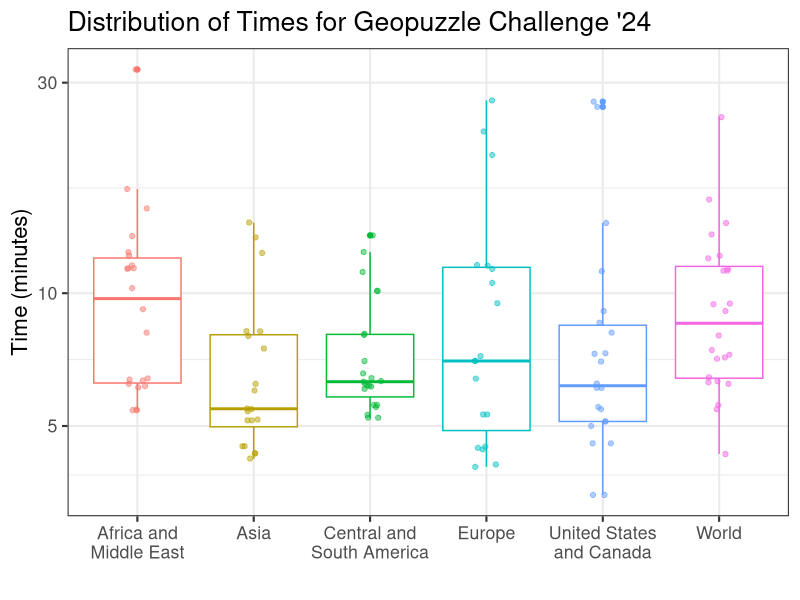
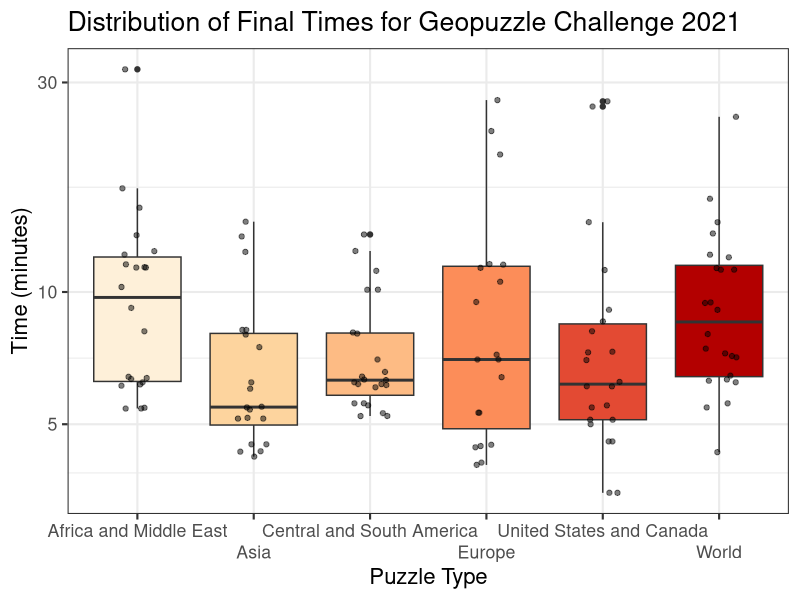

Write the R code that produced these figures, in order.
library(ggplot2)
library(RColorBrewer)
library(tidyverse)

time_data <- read.csv("times24.csv")

theme_set(theme_bw(base_size = 16))

times <- time_data %>%
  ggplot(aes(x=Puzzle, y=Time, color=Puzzle)) +
  geom_boxplot()+
  geom_jitter(width=0.1, alpha=0.5)+
  scale_y_log10()+
  theme(plot.title = element_text (hjust = 0.0)) +
  labs(title = "Distribution of Times for Geopuzzle Challenge '24",
       x="", 
       y = "Time (minutes)") +
  scale_x_discrete(labels = function(x) str_wrap(x, width = 15)) + # wrapping x-axis labels
  #scale_x_discrete(guide = guide_axis(n.dodge=2))+
  theme(legend.position="none")

times

# Other type of Box Plot with color
time_data %>%
  ggplot(aes(x=Puzzle, y=Time, fill=Puzzle)) +
  geom_boxplot()+
  geom_jitter(width=0.15, alpha=0.5)+
  scale_y_log10()+
  labs(title = "Distribution of Final Times for Geopuzzle Challenge 2021", 
       x="Puzzle Type", 
       y = "Time (minutes)") +
  theme(legend.position="none")+
  scale_x_discrete(guide = guide_axis(n.dodge=2))+
  scale_fill_brewer(palette="OrRd")
